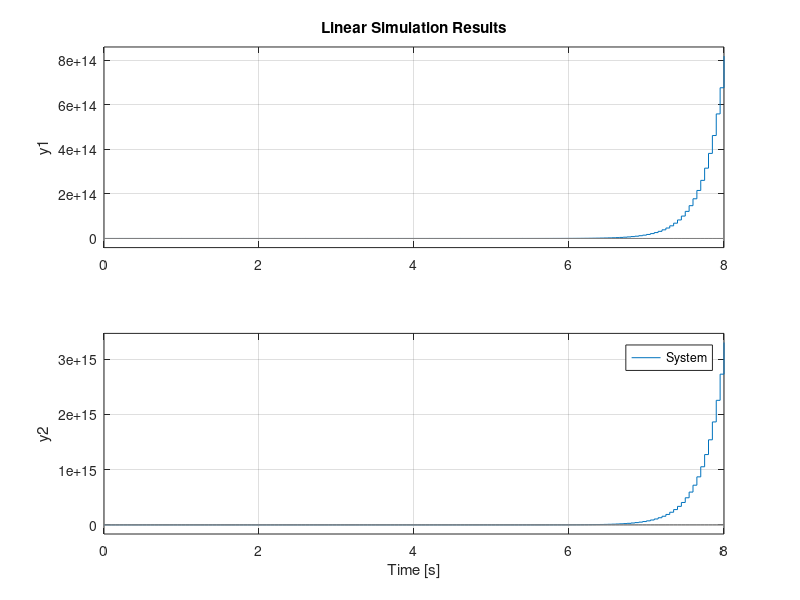

The MATLAB source for this figure: (Note: this script raises an error after producing the figure.)
%% Prepare workspace
close;
clear;
clc;

%% Create the system
% The system has two states and one single input
A = [1, 0.9;0,1.1]*1.1;
B = [1.3,2; 0,1];
C = [1.15,2.3;5,6];
D = [0,1;2,3];

sys = ss(A,B,C,D,0.05);

x0 = [-0.2 0.3];                % Initial system states
t = 0:0.05:8;                   % Lenth of the trajectory (samplingtime 0.05s)
u_d = zeros(length(t),2);       % Create input trajectory
u_d(t>=2,1) = 1;
u_d(t>=2,2) = 2;
u_d = randn(length(t),2);

[y_d,t] = lsim(sys,u_d,t,x0);   % Simulate system response

figure()
lsim(sys,u_d,t,x0)              % Plot system response
legend('System')
grid on

%% Initalize DDMPC
n = 2;      % Upper system order
L = 50;     % Prediction horizon
R = 0.1*eye(2);    % Cost matrix R
Q = 1*eye(2);      % Cost matix Q

ddmpc= DDMPC(u_d,y_d,Q,R,1,L,'u_s',[1 2],'y_s',[5 3]);

%% Training
% Initial training values
u = randn(2,1);
x = randn(n,1);
y_traj =[];
for i=1:100
    y = C * x + D * u;
    x = A * x + B * u;
    u = ddmpc.step(u,y); 
    y_traj = [y_traj; y'];
end
figure
plot(y_traj)